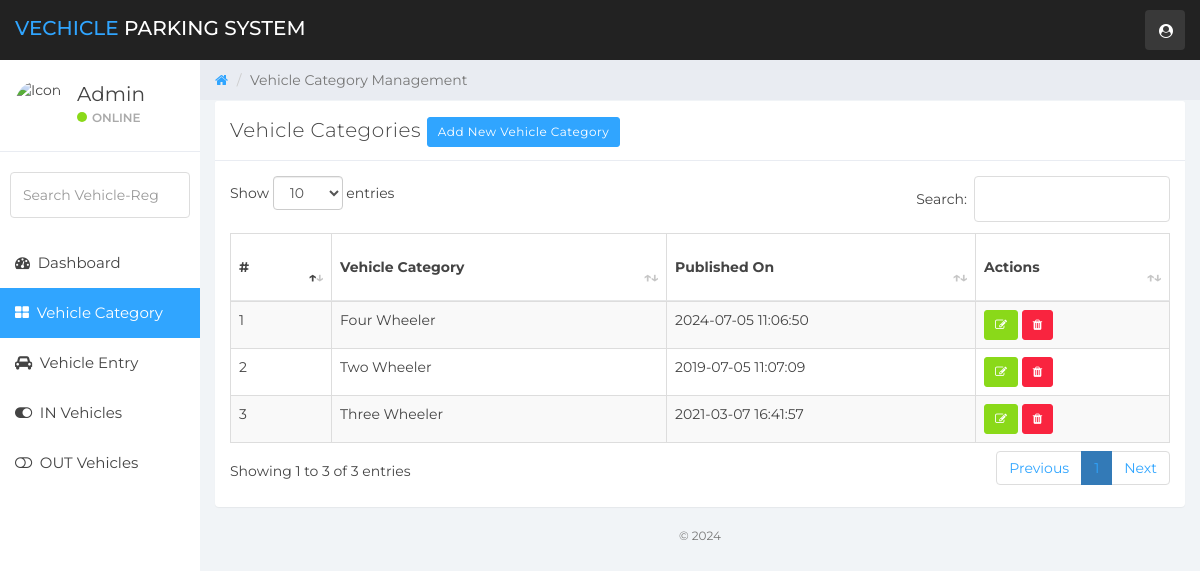
The app's page /vehicle-category.php (signed in) with its own data.
### tables this page shows
CREATE TABLE `vcategory` (
  `ID` int(10) NOT NULL,
  `VehicleCat` varchar(120) DEFAULT NULL,
  `shortDescription` varchar(50) NOT NULL,
  `CreationDate` timestamp NULL DEFAULT CURRENT_TIMESTAMP
);

### vehicle-category.php (the view, shortened to what this page needs)
<?php
    include('includes/dbconn.php');
    if (strlen($_SESSION['vpmsaid']==0)) {
        header('location:logout.php');
        } else {
?>
<!DOCTYPE html>
<html>
<head>
	<link href="css/bootstrap.min.css" rel="stylesheet">
	<link href="css/font-awesome.min.css" rel="stylesheet">
    <link href="css/datatable.css" rel="stylesheet">
	<link href="css/datepicker3.css" rel="stylesheet">
	<link href="css/styles.css" rel="stylesheet">
</head>
<body>
        <?php include 'includes/navigation.php' ?>
		<?php
		include 'includes/sidebar.php'
		?>
	<div class="col-sm-9 col-sm-offset-3 col-lg-10 col-lg-offset-2 main">
		<div class="row">
			<ol class="breadcrumb">
				<li><a href="dashboard.php">
					<em class="fa fa-home"></em>
				</a></li>
				<li class="active">Vehicle Category Management</li>
			</ol>
		</div>
		<div class="row">
			<div class="col-lg-12">
			</div>
		</div>
		<div class="row">
				<div class="col-lg-12">
					<div class="panel panel-default">
						<div class="panel-heading">Vehicle Categories <a href="add-category.php" type="button" class="btn btn-sm btn-primary">Add New Vehicle Category</a></div>
						<div class="panel-body">
                        <table id="example" class="table table-striped table-hover table-bordered" style="width:100%">
        <thead>
            <tr>
                <th>#</th>
                <th>Vehicle Category</th>
                <th>Published On</th>
                <th>Actions</th>
            </tr>
        </thead>
        <tbody>
        <?php
        $ret=mysqli_query($con,"SELECT * from  vcategory");
        $cnt=1;
        while ($row=mysqli_fetch_array($ret)) {
        ?>
            <tr>
            <td><?php echo $cnt;?></td>
            <td><?php  echo $row['VehicleCat'];?></td>
            <td><?php  echo $row['CreationDate'];?></td>
            <td><a href="update-category.php?editid=<?php echo $row['ID'];?>"> <button class="btn btn-success btn-sm"><i class="fa fa-edit"></i></button> </a>
            <a href="remove-category.php?editid=<?php echo $row['ID'];?>"> <button class="btn btn-danger btn-sm"><i class="fa fa-trash"></i></button> </a>
            </td>
            </tr>
                <?php $cnt=$cnt+1;}?>
        </tbody>
    </table>
						</div>
					</div>
				</div>
</div>
        <?php include 'includes/footer.php'?>
	</div>
</body>
</html>
<?php }  ?>

### css/datatable.css (style rules this page uses)
table.dataTable { clear: both; margin-top: 6px !important; margin-bottom: 6px !important; max-width: none !important; border-collapse: separate !important; border-spacing: 0; }
table.dataTable td, table.dataTable th { -webkit-box-sizing: content-box; box-sizing: content-box; }
table.dataTable > thead > tr > th:not(.sorting_disabled), table.dataTable > thead > tr > td:not(.sorting_disabled) { padding-right: 30px; }
table.dataTable > thead .sorting, table.dataTable > thead .sorting_asc, table.dataTable > thead .sorting_desc, table.dataTable > thead .sorting_asc_disabled, table.dataTable > thead .sorting_desc_disabled { cursor: pointer; position: relative; }
table.dataTable > thead .sorting:before, table.dataTable > thead .sorting:after, table.dataTable > thead .sorting_asc:before, table.dataTable > thead .sorting_asc:after, table.dataTable > thead .sorting_desc:before, table.dataTable > thead .sorting_desc:after, table.dataTable > thead .sorting_asc_disabled:before, table.dataTable > thead .sorting_asc_disabled:after, table.dataTable > thead .sorting_desc_disabled:before, table.dataTable > thead .sorting_desc_disabled:after { position: absolute; bottom: 0.9em; display: block; opacity: 0.3; }
table.dataTable > thead .sorting:before, table.dataTable > thead .sorting_asc:before, table.dataTable > thead .sorting_desc:before, table.dataTable > thead .sorting_asc_disabled:before, table.dataTable > thead .sorting_desc_disabled:before { right: 1em; content: "↑"; }
table.dataTable > thead .sorting:after, table.dataTable > thead .sorting_asc:after, table.dataTable > thead .sorting_desc:after, table.dataTable > thead .sorting_asc_disabled:after, table.dataTable > thead .sorting_desc_disabled:after { right: 0.5em; content: "↓"; }
table.dataTable > thead .sorting_asc:before, table.dataTable > thead .sorting_desc:after { opacity: 1; }
table.table-bordered.dataTable { border-right-width: 0; }
table.table-bordered.dataTable th, table.table-bordered.dataTable td { border-left-width: 0; }
table.table-bordered.dataTable th:last-child, table.table-bordered.dataTable th:last-child, table.table-bordered.dataTable td:last-child, table.table-bordered.dataTable td:last-child { border-right-width: 1px; }
table.table-bordered.dataTable tbody th, table.table-bordered.dataTable tbody td { border-bottom-width: 0; }

### records on screen
vcategory: VehicleCat "Four Wheeler", CreationDate "2024-07-05 11:06:50"
vcategory: VehicleCat "Two Wheeler", CreationDate "2019-07-05 11:07:09"
vcategory: VehicleCat "Three Wheeler", CreationDate "2021-03-07 16:41:57"
